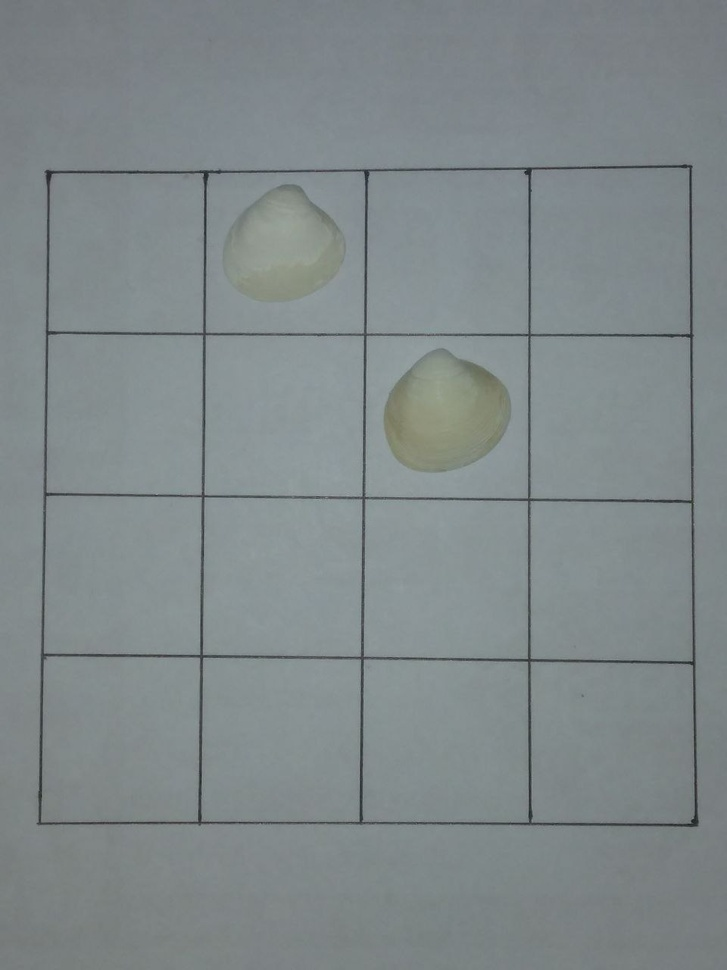
#> input picture robotic_arm_practice/m_01.jpg, 727 x 970 px, shrunk from 960 x 1280 before the run, found by its file name
$ python diff_03.py
#> lines starting #> are read from the running program, lines starting #| are printed output that depends on the picture; after the words box and inside, x2 and y2 are one past the last pixel; in counts of white or black regions, pixels touching at a corner belong together
import cv2
import numpy as np

def preprocess_image(image):
    """Convert to grayscale, apply thresholding, and remove noise"""
    if image is None:
        raise ValueError("Failed to load image")

    gray = cv2.cvtColor(image, cv2.COLOR_BGR2GRAY)
    # Increase blur kernel size for better noise reduction
    blurred = cv2.GaussianBlur(gray, (7, 7), 0)

    # Use adaptive thresholding instead of fixed threshold
    thresh = cv2.adaptiveThreshold(
        blurred,
        255,
        cv2.ADAPTIVE_THRESH_GAUSSIAN_C,
        cv2.THRESH_BINARY_INV,
        11,
        2
    )

    # Apply morphological operations to clean up the image
    kernel = np.ones((3,3), np.uint8)
    thresh = cv2.morphologyEx(thresh, cv2.MORPH_CLOSE, kernel)

    return thresh

def get_cell_position(contours, image_shape):
    """Get cell positions based on detected changes"""
    positions = []
    min_area = 100  # Minimum area to consider as valid movement

    for cnt in contours:
        area = cv2.contourArea(cnt)
        if area > min_area:
            M = cv2.moments(cnt)
            if M["m00"] != 0:
                center_x = int(M["m10"] / M["m00"])
                center_y = int(M["m01"] / M["m00"])
                positions.append((center_x, center_y))

    return positions

def map_position_to_square(position, image_shape, grid_size=4):
    """Converts detected (x, y) positions to chess squares"""
    x, y = position
    img_height, img_width = image_shape

    # Calculate cell dimensions
    cell_width = img_width / grid_size
    cell_height = img_height / grid_size

    # Calculate grid position
    cell_x = int(x / cell_width)
    cell_y = int(y / cell_height)

    # Ensure coordinates are within bounds
    cell_x = max(0, min(cell_x, grid_size - 1))
    cell_y = max(0, min(cell_y, grid_size - 1))

    # Chess notation mapping (c7 to f4)
    cols = ['c', 'd', 'e', 'f']
    rows = ['7', '6', '5', '4']

    try:
        notation = f"{cols[cell_x]}{rows[cell_y]}"
        return notation
    except IndexError:
        return "??"

def detect_chess_move(before_path, after_path):
    """Main function to detect chess move from two images"""
    # Load Images
    before_img = cv2.imread(before_path)
#> before_img is the input picture: shape (970, 727, 3); mean B, G, R 138.5, 136.8, 128.3
    after_img = cv2.imread(after_path)
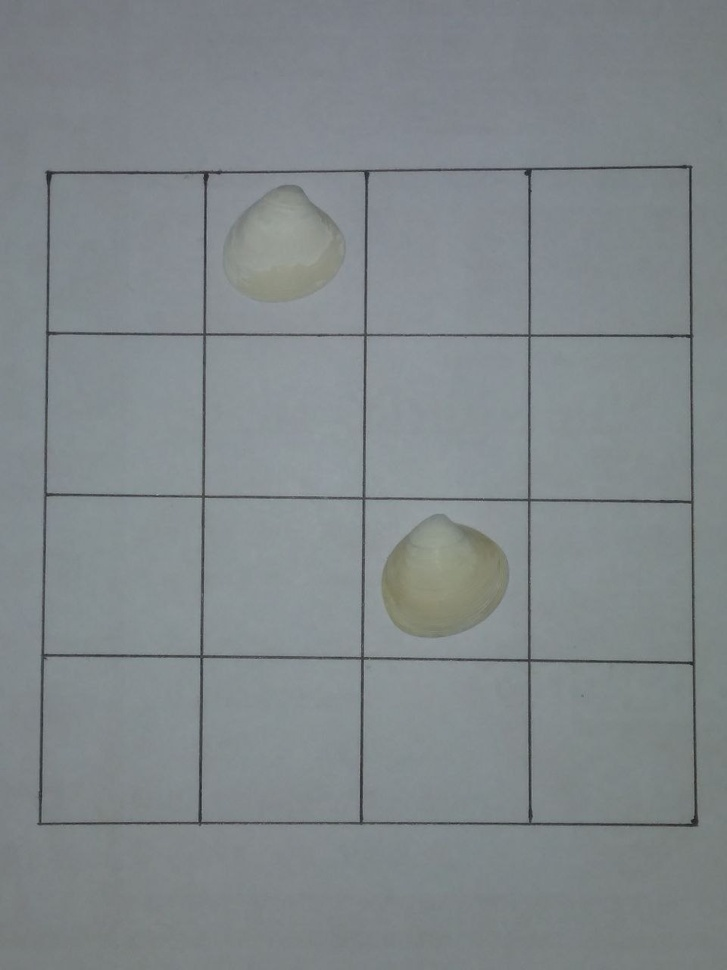
#> input picture robotic_arm_practice/m_02.jpg, 727 x 970 px, shrunk from 960 x 1280 before the run, found by its file name
#> after_img is the input picture: shape (970, 727, 3); mean B, G, R 138.8, 136, 129.2

    # Check if images are loaded successfully
    if before_img is None or after_img is None:
        return "Error: Failed to load images"

    # Check if images have the same dimensions
    if before_img.shape != after_img.shape:
        return "Error: Images have different dimensions"

    try:
        # Preprocess both images
        before = preprocess_image(before_img)
#> in preprocess_image, `thresh = cv2.adaptiveThreshold( blurred, 255, cv2.ADAPTIVE_THRESH_GAUS..`:
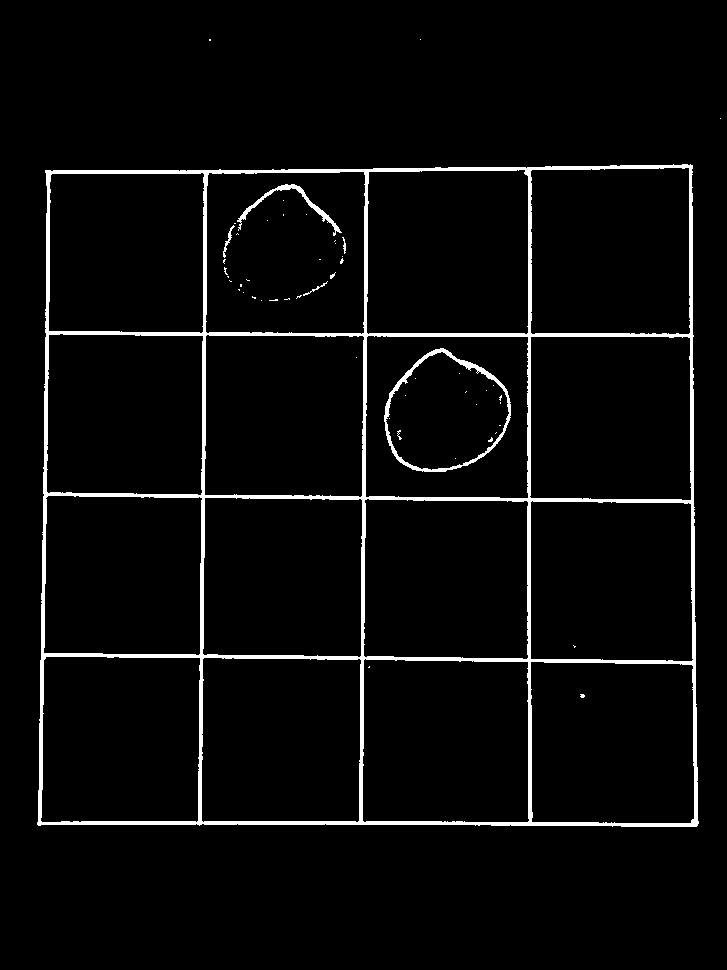
#> thresh: shape (970, 727); 3.8% white; 53 white regions (46 under 20 px), largest, box (x1, y1, x2, y2) and area: (37, 164, 699, 827) 24650, (384, 348, 511, 472) 1400, (237, 184, 342, 236) 589
#> in preprocess_image, `thresh = cv2.morphologyEx(thresh, cv2.MORPH_CLOSE, kernel)`: thresh: shape (970, 727); 3.9% white; 44 white regions (37 under 20 px), largest, box (x1, y1, x2, y2) and area: (37, 164, 699, 827) 24851, (384, 348, 511, 472) 1449, (237, 184, 342, 236) 615
        after = preprocess_image(after_img)
#> in preprocess_image (call 2), `thresh = cv2.adaptiveThreshold( blurred, 255, cv2.ADAPTIVE_THRESH_GAUS..`:
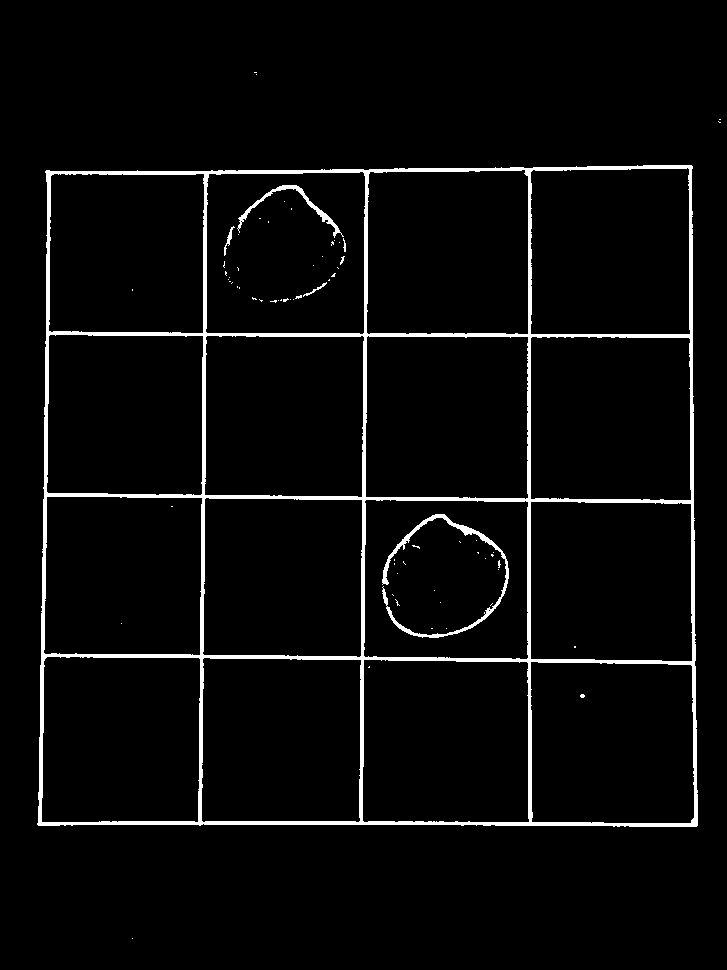
#> thresh: shape (970, 727); 3.8% white; 69 white regions (62 under 20 px), largest, box (x1, y1, x2, y2) and area: (37, 165, 698, 827) 24525, (382, 514, 509, 638) 1409, (237, 185, 344, 238) 585
#> in preprocess_image (call 2), `thresh = cv2.morphologyEx(thresh, cv2.MORPH_CLOSE, kernel)`: thresh: shape (970, 727); 3.9% white; 51 white regions (44 under 20 px), largest, box (x1, y1, x2, y2) and area: (37, 165, 698, 827) 24711, (382, 514, 509, 638) 1464, (237, 185, 346, 252) 644

        # Compute absolute difference to detect changes
        diff = cv2.absdiff(before, after)
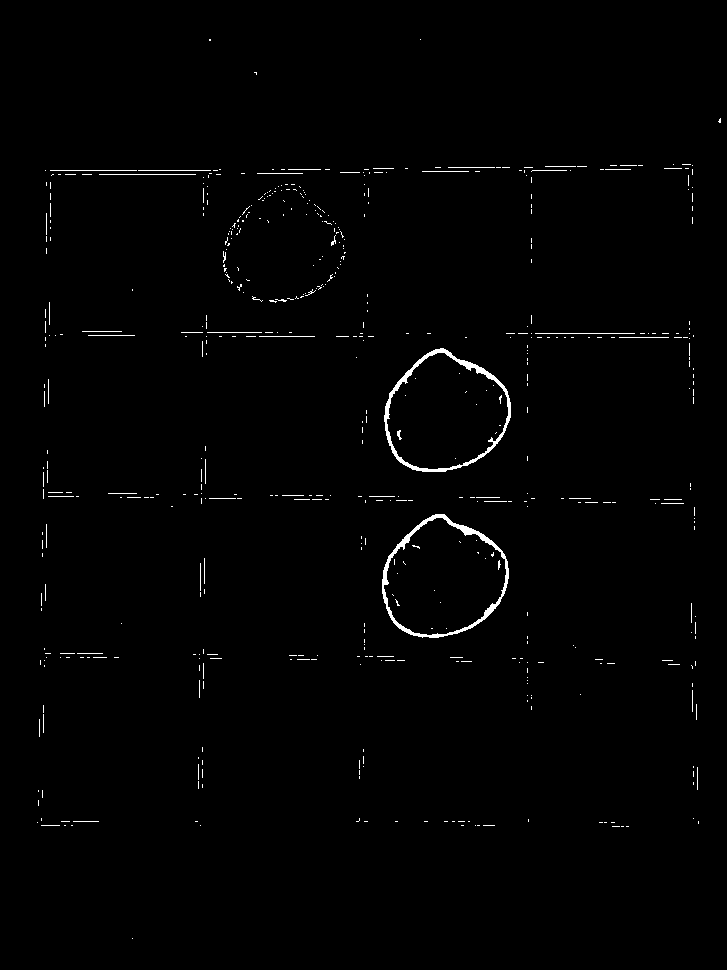
#> diff: shape (970, 727); 0.96% white in thin lines or dots, all inside (x1, y1, x2, y2) = (37, 39, 721, 939)

        # Find contours of the changed areas
        contours, _ = cv2.findContours(diff, cv2.RETR_EXTERNAL, cv2.CHAIN_APPROX_SIMPLE)
#> contours = 526 contours, 524 with area under 20; largest, box (x1, y1, x2, y2) and area: (382, 514, 509, 638) 11504, (384, 348, 511, 472) 11457

        # Get positions of changes
        move_positions = get_cell_position(contours, before.shape)
#> the loop in get_cell_position, `for cnt in contours:` made 526 passes
#> (area, center_x, center_y) on passes 155, 252: (11503.5, 442, 578), (11457, 445, 413)
#> after the loop in get_cell_position, `for cnt in contours:`: positions = [(442, 578), (445, 413)]
#> move_positions = [(442, 578), (445, 413)]

        # Validate number of detected positions
        if len(move_positions) != 2:
            return f"Error: Detected {len(move_positions)} positions instead of 2"

        # Sort positions by y-coordinate first, then x-coordinate
        # This ensures correct start and end position detection
        move_positions.sort(key=lambda p: (p[1], p[0]))
        start_pos, end_pos = move_positions
#> start_pos = (445, 413); end_pos = (442, 578)

        # Map positions to chess notation
        start_square = map_position_to_square(start_pos, before.shape)
#> in map_position_to_square, `x, y = position`: x = 445; y = 413
#> in map_position_to_square, `cell_x = int(x / cell_width)`: cell_x = 2
#> in map_position_to_square, `cell_y = int(y / cell_height)`: cell_y = 1
#> in map_position_to_square, `notation = f"{cols[cell_x]}{rows[cell_y]}"`: notation = 'e6'
#> start_square = 'e6'
        end_square = map_position_to_square(end_pos, before.shape)
#> end_square = 'e5'

        if "?" in start_square or "?" in end_square:
            return "Error: Could not map positions to valid squares"

        return f"{start_square}{end_square}"

    except Exception as e:
        return f"Error: {str(e)}"

# Example usage
def process_move(before_path, after_path):
    move = detect_chess_move(before_path, after_path)
#> move = 'e6e5'
    print("Detected Move:", move)
#| Detected Move: e6e5
    return move

process_move("/home/sakibsibly/Desktop/robotic_arm_practice/m_01.jpg", "/home/sakibsibly/Desktop/robotic_arm_practice/m_02.jpg")
